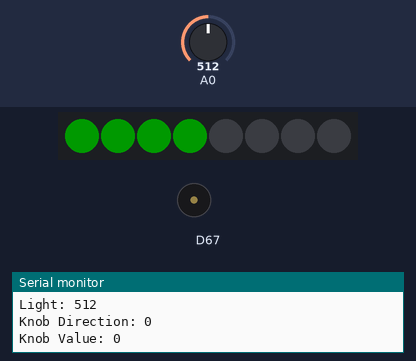
Bench run of a sketch on a simulated Arduino Uno R4 WiFi. Shown: 8 RGB LEDs in strip order, left to right, buzzer (waves = sounding), the last lines printed to the serial monitor. Inputs (shaded band) come from the test bench; at power-on: A0 = 512. Dim RGB values are drawn brighter than linear.

Above: at 1.2 s.
1.3 s: A0 set to 142
At 2.6 s:
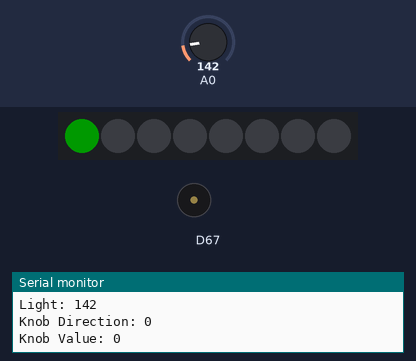
2.9 s: A0 set to 121
At 4.7 s:
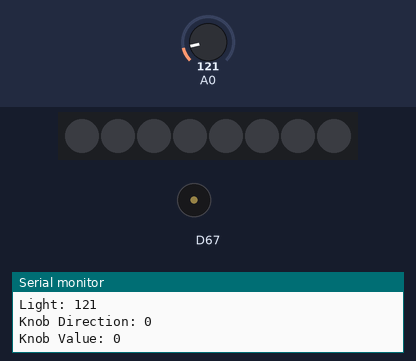
5.4 s: A0 set to 1023
At 5.9 s:
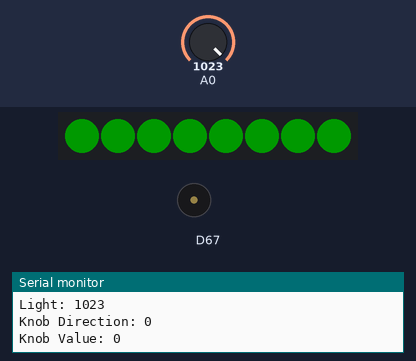
7.0 s: A0 set to 1005
At 8.3 s:
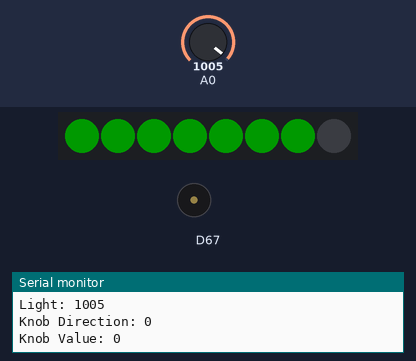
8.6 s: A0 set to 122
At 9.4 s:
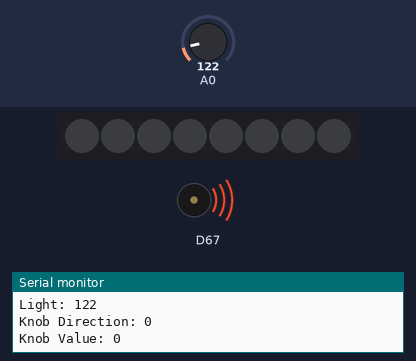
Timing chart, 0 to 11.6 s (numbered marks = the images above; inputs shaded):
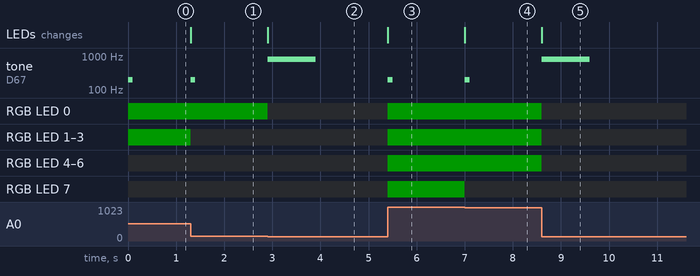

Measured:
- the behaviour switches between 128 and 127 on A0 (found by bisection; images 1 and 2)
- the behaviour switches between 1023 and 1022 on A0 (found by bisection; images 3 and 4)
- after the input at 1.3 s, tone on D67: silent → 200 Hz at once, → silent 0.10 s later; RGB LED 1–3: RGB(0, 25, 0) → off at once; the LEDs: change at once (image 1)
- after the input at 2.9 s, tone on D67: silent → 800 Hz at once, → silent 1.0 s later; RGB LED 0: RGB(0, 25, 0) → off at once; the LEDs: change at once (image 2)
- after the input at 5.4 s, tone on D67: silent → 200 Hz at once, → silent 0.10 s later; RGB LED 0–7: off → RGB(0, 25, 0) at once; the LEDs: change at once (image 3)
- after the input at 7.0 s, tone on D67: silent → 200 Hz at once, → silent 0.10 s later; RGB LED 7: RGB(0, 25, 0) → off at once; the LEDs: change at once (image 4)
- after the input at 8.6 s, tone on D67: silent → 800 Hz at once, → silent 1.0 s later; RGB LED 0–6: RGB(0, 25, 0) → off at once; the LEDs: change at once (image 5)

The sketch:

LightBuzzer.ino
```cpp
/**
* This project combines the Modulino components with third party components. It gets the current light data and displays the levels on the ModulinoPixel.
*
* The knob is added here, but it's not really used for anything.
*
* I've started to get the hang of getting data through Serial and getting better at organizing the file. That has been the hardest part, getting data from one component then update another component while being in a loop.
*
* The internal handling feels the best to me where I use `millis`. It allows me to continue looping without blocking. Now I need to handle the "state" transitions better. Part of my struggle has to do with no knowing cpp. As I write more and google more, I'll get better.
*
*/
#include <Arduino.h>
#include <Arduino_Modulino.h>

ModulinoPixels leds;
ModulinoKnob knob;
ModulinoBuzzer buzzer;

int MAX_LEDS = 8;
int MIN_LEDS = 0;
int DEFAULT_BRIGHTNESS = 10;

int MAX_LIGHT_LEVEL = 1023;
int MIN_LIGHT_LEVEL = 0;

bool DEBUG_MODE = true;

int lastLEDState = 1024;

unsigned long lastUpdated = 0;
int UPDATE_INTERVAL = 100;

void PRINT_TELEMETRY_DATA(UART s = Serial) {
  if (!DEBUG_MODE) {
    return;
  }

  if (!Serial) {
    return;
  }

  unsigned long now = millis();

  if (!(now - lastUpdated >= UPDATE_INTERVAL)) {
    return;
  }

  // photo resistor
  int light = analogRead(A0);
  Serial.print("Light: ");
  Serial.println(light);

  // knob
  int8_t knobDirection = knob.getDirection();
  Serial.print("Knob Direction: ");
  Serial.println(knobDirection);

  int16_t knobValue = knob.get();
  Serial.print("Knob Value: ");
  Serial.println(knobValue);

  lastUpdated = now;
}

int clampIt(int value, int minVal, int maxVal) {
  return max(minVal, min(maxVal, value));
}

int readLightSensor() {
  int light = analogRead(A0);

  return clampIt(light, MIN_LIGHT_LEVEL, MAX_LIGHT_LEVEL);
}

int getLEDStateByLightLevel(int level) {
  return (level * MAX_LEDS) / MAX_LIGHT_LEVEL;
}

void setup() {
  Serial.begin(9600);

  Modulino.begin();

  leds.begin();
  knob.begin();
  buzzer.begin();
}

void loop() {
  PRINT_TELEMETRY_DATA();

  int light = readLightSensor();

  int ledsToLight = getLEDStateByLightLevel(light);

  if (lastLEDState != ledsToLight) {
    leds.clear();

    for (int i = 0; i < ledsToLight; i++) {
      leds.set(i, GREEN, DEFAULT_BRIGHTNESS);
    }

    leds.show();

    if (ledsToLight == 0) {
      buzzer.tone(800, 1000);
    } else {
      buzzer.tone(200, 100);
    }

    lastLEDState = ledsToLight;
  }
}
```
